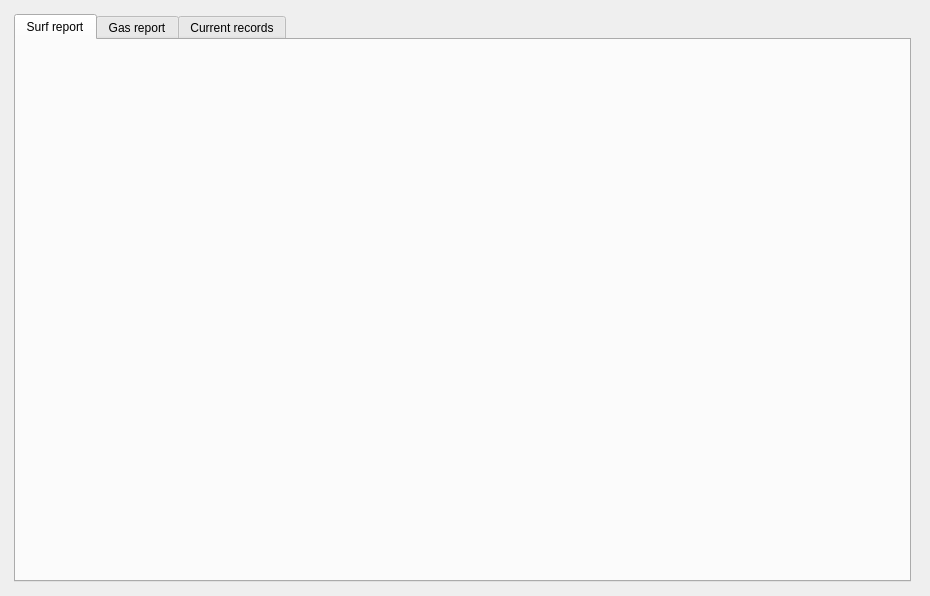
<?xml version="1.0" encoding="UTF-8"?>
<ui version="4.0">
 <class>MainWindow</class>
 <widget class="QMainWindow" name="MainWindow">
  <property name="geometry">
   <rect>
    <x>0</x>
    <y>0</y>
    <width>930</width>
    <height>596</height>
   </rect>
  </property>
  <property name="sizePolicy">
   <sizepolicy hsizetype="Expanding" vsizetype="Expanding">
    <horstretch>0</horstretch>
    <verstretch>0</verstretch>
   </sizepolicy>
  </property>
  <property name="windowTitle">
   <string>Surf report</string>
  </property>
  <widget class="QWidget" name="centralwidget">
   <property name="sizePolicy">
    <sizepolicy hsizetype="Expanding" vsizetype="Expanding">
     <horstretch>0</horstretch>
     <verstretch>0</verstretch>
    </sizepolicy>
   </property>
   <property name="maximumSize">
    <size>
     <width>1000</width>
     <height>800</height>
    </size>
   </property>
   <layout class="QVBoxLayout" name="verticalLayout_2">
    <item>
     <layout class="QHBoxLayout" name="horizontalLayout" stretch="0">
      <property name="spacing">
       <number>5</number>
      </property>
      <property name="sizeConstraint">
       <enum>QLayout::SetMaximumSize</enum>
      </property>
      <property name="leftMargin">
       <number>5</number>
      </property>
      <property name="topMargin">
       <number>5</number>
      </property>
      <property name="rightMargin">
       <number>10</number>
      </property>
      <property name="bottomMargin">
       <number>5</number>
      </property>
      <item>
       <widget class="QTabWidget" name="tabMain">
        <property name="currentIndex">
         <number>0</number>
        </property>
        <widget class="QWidget" name="tabSurfReport">
         <property name="sizePolicy">
          <sizepolicy hsizetype="Expanding" vsizetype="Expanding">
           <horstretch>0</horstretch>
           <verstretch>0</verstretch>
          </sizepolicy>
         </property>
         <property name="maximumSize">
          <size>
           <width>961</width>
           <height>746</height>
          </size>
         </property>
         <attribute name="title">
          <string>Surf report</string>
         </attribute>
         <layout class="QHBoxLayout" name="horizontalLayout_2">
          <item>
           <layout class="QVBoxLayout" name="verticalLayout"/>
          </item>
         </layout>
        </widget>
        <widget class="QWidget" name="tabGasReport">
         <property name="sizePolicy">
          <sizepolicy hsizetype="Expanding" vsizetype="Expanding">
           <horstretch>0</horstretch>
           <verstretch>0</verstretch>
          </sizepolicy>
         </property>
         <attribute name="title">
          <string>Gas report</string>
         </attribute>
         <widget class="QWidget" name="verticalLayoutWidget_6">
          <property name="geometry">
           <rect>
            <x>10</x>
            <y>10</y>
            <width>741</width>
            <height>491</height>
           </rect>
          </property>
          <layout class="QVBoxLayout" name="verticalLayout_7">
           <item>
            <layout class="QHBoxLayout" name="horizontalLayout_17">
             <item>
              <layout class="QVBoxLayout" name="verticalLayout_5">
               <property name="spacing">
                <number>10</number>
               </property>
               <item>
                <layout class="QHBoxLayout" name="horizontalLayout_7">
                 <item>
                  <widget class="QLabel" name="label_5">
                   <property name="text">
                    <string>Date: </string>
                   </property>
                  </widget>
                 </item>
                 <item>
                  <widget class="QDateEdit" name="dateGas">
                   <property name="dateTime">
                    <datetime>
                     <hour>0</hour>
                     <minute>0</minute>
                     <second>0</second>
                     <year>2027</year>
                     <month>1</month>
                     <day>2</day>
                    </datetime>
                   </property>
                   <property name="displayFormat">
                    <string>yyyy/MM/dd</string>
                   </property>
                  </widget>
                 </item>
                </layout>
               </item>
               <item>
                <layout class="QHBoxLayout" name="horizontalLayout_8">
                 <item>
                  <widget class="QLabel" name="label_6">
                   <property name="text">
                    <string>Liters: </string>
                   </property>
                  </widget>
                 </item>
                 <item>
                  <widget class="QSpinBox" name="spnLiter">
                   <property name="value">
                    <number>5</number>
                   </property>
                  </widget>
                 </item>
                </layout>
               </item>
               <item>
                <layout class="QHBoxLayout" name="horizontalLayout_9">
                 <item>
                  <widget class="QLabel" name="label_7">
                   <property name="text">
                    <string>Cost: </string>
                   </property>
                  </widget>
                 </item>
                 <item>
                  <widget class="QSpinBox" name="spnCost">
                   <property name="maximum">
                    <number>1000</number>
                   </property>
                   <property name="value">
                    <number>259</number>
                   </property>
                  </widget>
                 </item>
                </layout>
               </item>
               <item>
                <spacer name="verticalSpacer_3">
                 <property name="orientation">
                  <enum>Qt::Vertical</enum>
                 </property>
                 <property name="sizeHint" stdset="0">
                  <size>
                   <width>20</width>
                   <height>40</height>
                  </size>
                 </property>
                </spacer>
               </item>
              </layout>
             </item>
             <item>
              <spacer name="horizontalSpacer_3">
               <property name="orientation">
                <enum>Qt::Horizontal</enum>
               </property>
               <property name="sizeHint" stdset="0">
                <size>
                 <width>40</width>
                 <height>20</height>
                </size>
               </property>
              </spacer>
             </item>
            </layout>
           </item>
           <item>
            <layout class="QHBoxLayout" name="horizontalLayout_18">
             <item>
              <spacer name="horizontalSpacer_5">
               <property name="orientation">
                <enum>Qt::Horizontal</enum>
               </property>
               <property name="sizeHint" stdset="0">
                <size>
                 <width>40</width>
                 <height>20</height>
                </size>
               </property>
              </spacer>
             </item>
             <item>
              <widget class="QPushButton" name="btnSendGasReport">
               <property name="text">
                <string>Send gas report</string>
               </property>
              </widget>
             </item>
            </layout>
           </item>
          </layout>
         </widget>
        </widget>
        <widget class="QWidget" name="tabRecords">
         <attribute name="title">
          <string>Current records</string>
         </attribute>
         <widget class="QTabWidget" name="tabTables">
          <property name="geometry">
           <rect>
            <x>10</x>
            <y>10</y>
            <width>741</width>
            <height>481</height>
           </rect>
          </property>
          <property name="currentIndex">
           <number>0</number>
          </property>
          <widget class="QWidget" name="tabRide">
           <attribute name="title">
            <string>Rides</string>
           </attribute>
           <widget class="QTableWidget" name="tableWidget">
            <property name="geometry">
             <rect>
              <x>10</x>
              <y>10</y>
              <width>731</width>
              <height>451</height>
             </rect>
            </property>
           </widget>
          </widget>
          <widget class="QWidget" name="tabGas">
           <attribute name="title">
            <string>Gas</string>
           </attribute>
           <widget class="QTableWidget" name="tableWidget_2">
            <property name="geometry">
             <rect>
              <x>10</x>
              <y>10</y>
              <width>711</width>
              <height>431</height>
             </rect>
            </property>
           </widget>
          </widget>
          <widget class="QWidget" name="tabFriends">
           <attribute name="title">
            <string>Frieds</string>
           </attribute>
           <widget class="QTableWidget" name="tableWidget_3">
            <property name="geometry">
             <rect>
              <x>10</x>
              <y>10</y>
              <width>711</width>
              <height>431</height>
             </rect>
            </property>
           </widget>
          </widget>
          <widget class="QWidget" name="tabLocations">
           <attribute name="title">
            <string>Locations</string>
           </attribute>
           <widget class="QTableWidget" name="tableWidget_4">
            <property name="geometry">
             <rect>
              <x>10</x>
              <y>10</y>
              <width>711</width>
              <height>431</height>
             </rect>
            </property>
           </widget>
          </widget>
         </widget>
        </widget>
       </widget>
      </item>
     </layout>
    </item>
   </layout>
  </widget>
 </widget>
 <resources/>
 <connections/>
 <buttongroups>
  <buttongroup name="buttonGroup"/>
  <buttongroup name="buttonGroup_2"/>
 </buttongroups>
</ui>
